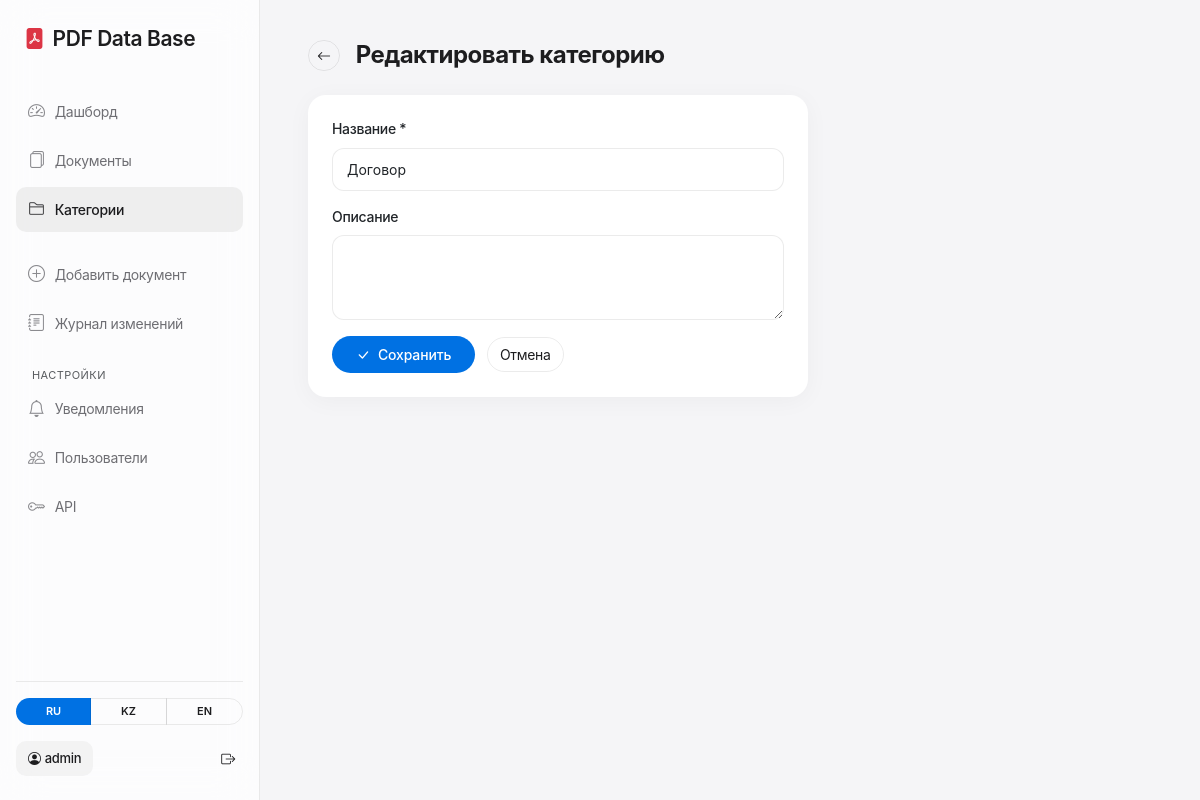
Before: /categories/1/edit/ (signed in) with the older database file.
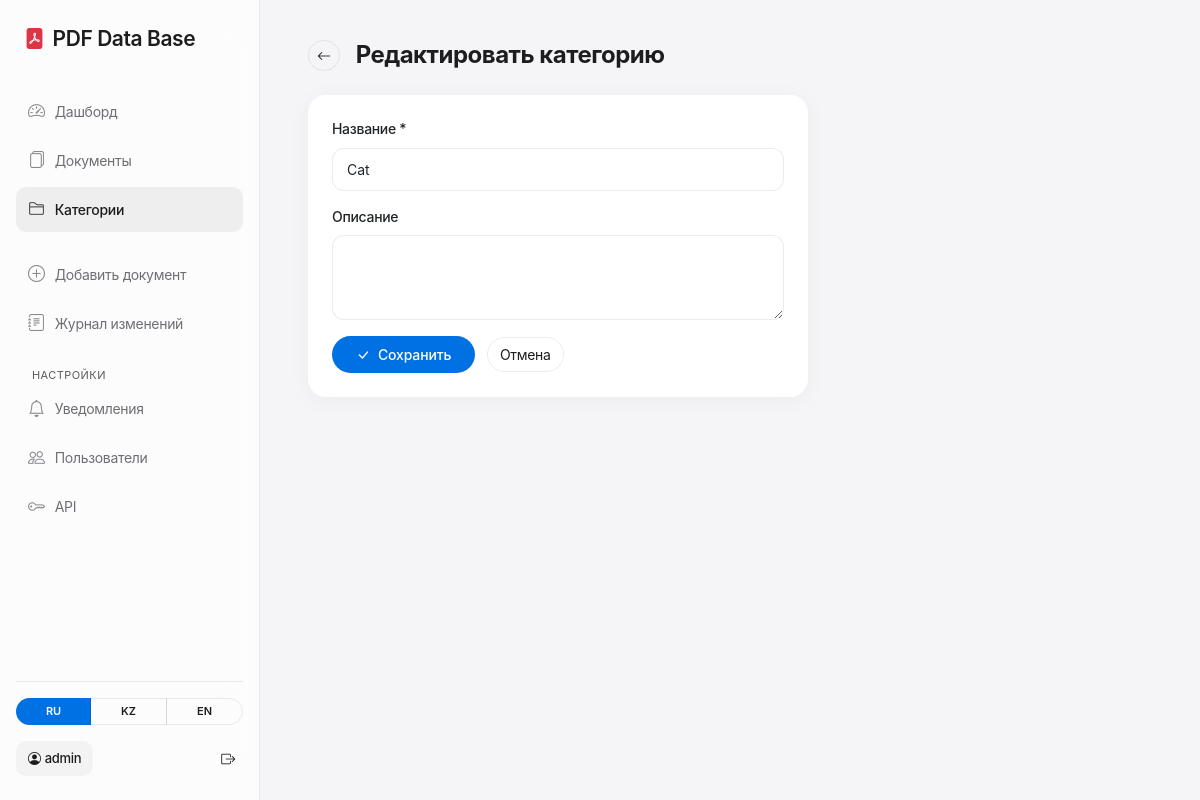
After: the same page with the newer database file.
### documents/models.py (models this page shows, shortened)
class Category(models.Model):
    name = models.CharField(max_length=100, verbose_name=_('Название'))
    description = models.TextField(blank=True, verbose_name=_('Описание'))
    created_at = models.DateTimeField(default=timezone.now)
    class Meta:
        verbose_name = _('Категория')
        verbose_name_plural = _('Категории')

### documents/views.py (the view)
# urls.py: path('categories/<int:pk>/edit/', views.category_edit, name='category_edit'),
@login_required
@role_required(UserProfile.ROLE_ADMIN)
def category_edit(request, pk):
    category = get_object_or_404(Category, pk=pk)
    if request.method == 'POST':
        form = CategoryForm(request.POST, instance=category)
        form.user = request.user
        if form.is_valid():
            form.save()
            messages.success(request, _('Категория обновлена!'))
            return redirect('category_list')
    else:
        form = CategoryForm(instance=category)
    return render(request, 'documents/category_form.html', {'form': form, 'title': _('Редактировать категорию')})

### documents/forms.py (shortened to what this page needs)
class CategoryForm(forms.ModelForm):
    class Meta:
        model = Category
        fields = ['name', 'description']
        widgets = {
            'name': forms.TextInput(attrs={'class': 'form-control'}),
            'description': forms.Textarea(attrs={'class': 'form-control', 'rows': 3}),
        }

### documents/context_processors.py (called while the page is built)
def user_role(request):
    return {'user_role': get_user_role(request.user) if request.user.is_authenticated else None}

### documents/permissions.py (called while the page is built)
def get_user_role(user):
    if not user.is_authenticated:
        return None
    if user.is_superuser:
        return UserProfile.ROLE_ADMIN
    profile, _ = UserProfile.objects.get_or_create(user=user)
    return profile.role

def role_required(*roles):
    def decorator(view_func):
        @wraps(view_func)
        def wrapper(request, *args, **kwargs):
            role = get_user_role(request.user)
            if role not in roles:
                raise PermissionDenied(_('Недостаточно прав для этого действия.'))
            return view_func(request, *args, **kwargs)
        return wrapper
    return decorator

### documents/templatetags/documents_extras.py (called while the page is built)
@register.filter
def user_display_name(user):
    from documents.utils import get_user_display_name as display_name
    return display_name(user)

### templates/documents/category_form.html (shortened to what this page needs)
{% extends 'base.html' %}
{% load i18n %}
{% block content %}
<div class="d-flex align-items-center mb-4">
  <a href="{% url 'category_list' %}" class="btn btn-outline-secondary btn-sm me-3"><i class="bi bi-arrow-left"></i></a>
  <h4 class="fw-bold mb-0">{{ title }}</h4>
</div>
<div class="card p-4" style="max-width:500px">
  <form method="post">{% csrf_token %}
    <div class="mb-3"><label class="form-label fw-medium">{% trans "Название *" %}</label>{{ form.name }}</div>
    <div class="mb-3"><label class="form-label fw-medium">{% trans "Описание" %}</label>{{ form.description }}</div>
    <button type="submit" class="btn btn-primary px-4"><i class="bi bi-check-lg me-2"></i>{% trans "Сохранить" %}</button>
    <a href="{% url 'category_list' %}" class="btn btn-outline-secondary ms-2">{% trans "Отмена" %}</a>
  </form>
</div>
{% endblock %}

Changed rows visible on the page:
changed Category: name "Договор" → "Cat"
